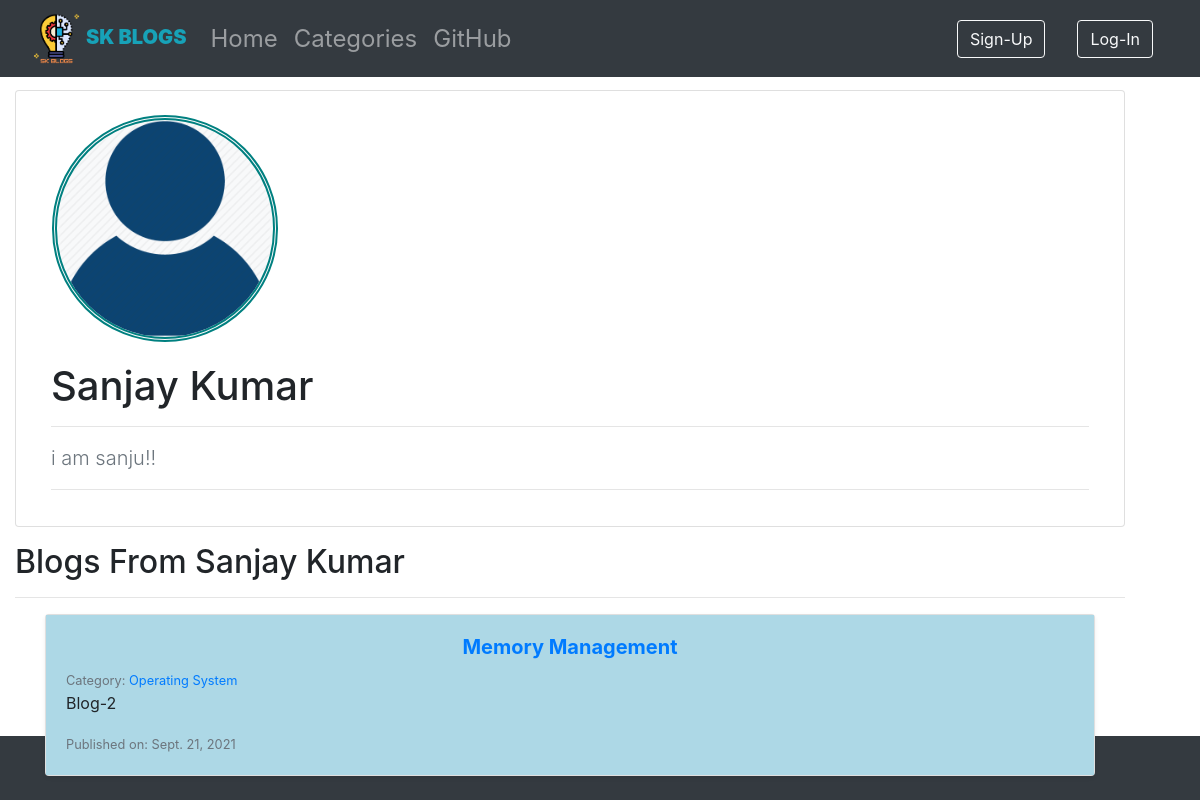
The page /members/6/profile on the database as committed earlier.
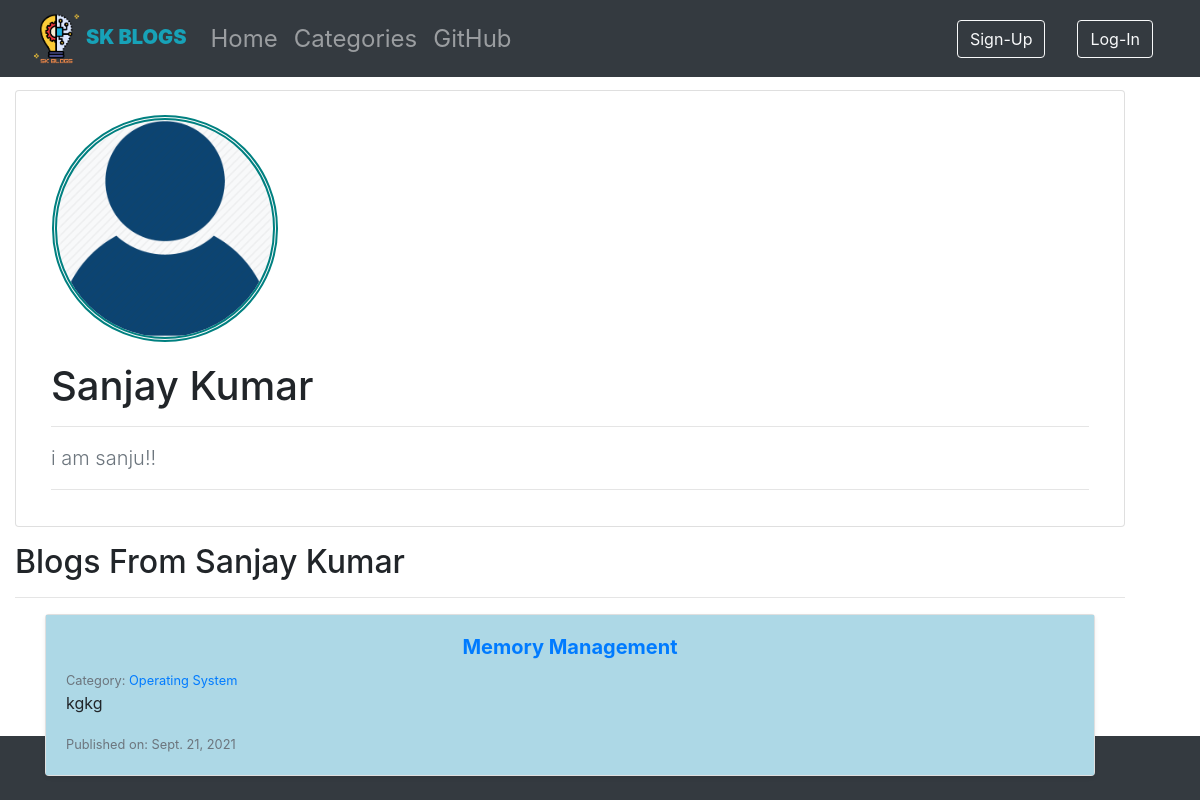
The same page on the database as committed later.
### blog/models.py (models this page shows, shortened)
class Profile(models.Model):
    user = models.OneToOneField(User, null=True, on_delete=models.CASCADE)
    bio = models.TextField()
    profile_pic = models.ImageField(null=True, blank=True, upload_to="images/profile")
    website_url = models.URLField(null=True, blank=True)
    facebook_url = models.URLField(null=True, blank=True)
    instagram_url = models.URLField(null=True, blank=True)
    linkedin_url = models.URLField(null=True, blank=True)
    twitter_url = models.URLField(null=True, blank=True)

class Post(models.Model):
    title = models.CharField(max_length=255)
    title_tag = models.CharField(max_length=255)
    post_date = models.DateField(auto_now_add=True)
    author  = models.ForeignKey(User, on_delete=CASCADE)
    category = models.ForeignKey(Category, models.SET_NULL, blank=True, null=True)
    body = RichTextField(blank=True, null=True)
    snippet = models.CharField(max_length=255)
    likes = models.ManyToManyField(User, related_name="blog_posts")

class Category(models.Model):
    name = models.CharField(max_length=255)
    def __str__(self):
        return self.name

### members/views.py (the view)
# urls.py: path('<int:pk>/profile',ShowProfilePageView.as_view(), name="show-profile-page"),
class ShowProfilePageView(DetailView):
    model = Profile
    template_name = 'registration/user_profile.html'
    def get_context_data(self, *args, **kwargs):
        context = super(ShowProfilePageView, self).get_context_data(*args, **kwargs)
        page_user = get_object_or_404(Profile, id=self.kwargs['pk'])
        context["page_user"] = page_user
        context["user_posts"] = Post.objects.filter(author = page_user.user)
        return context

### members/templates/registration/user_profile.html (shortened to what this page needs)
{% extends 'base.html' %}
{% load static %}
{% block content %}
<div class="container">
<div class="col card mb-3 mt-5 shadow-md">
  {% if page_user.profile_pic %}
      <img src="{{ page_user.profile_pic.url }}" class="card-img-top mt-4 bg-light" style=" border: 5px double teal;border-radius:50%; width:21%;margin-left:21px" alt="Profile Pic">
    {% else %}
      <img src="{% static 'profile_pic.png' %}" class="card-img-top mt-4 bg-light" style=" border: 5px double teal;border-radius:50%; width:21%;margin-left:21px" alt="Profile Pic">
  {% endif %}
  <div class="card-body">
    <h1 class="fw-light card-title">{{ page_user.user.first_name }} {{ page_user.user.last_name }}</h1>
    <hr/>
    <p class="lead text-muted">{{ page_user.bio }}</p>
    <hr/>
  </div>
</div>
<h2 class="fw-light mt-2">Blogs From {{ page_user.user.first_name }} {{ page_user.user.last_name }}</h2>
<hr/>
<div class="container">
  {% for post in user_posts %}
  <div class="col">
    <div class="card shadow-sm">
      <div class="card-body" style="background:lightblue;">
        <h5 class="card-text" style="text-align: center;"><a href="{% url 'article-view' post.pk %}"><strong>{{ post.title }}</strong></a></h5>
        <small class="text-muted">Category: <a href="{% url 'category' post.category|slugify %}">{{ post.category }}</a></small>
        <p class="card-text">{{ post.snippet }}</p>
        <small class="card-text text-muted">Published on: {{ post.post_date }}</small>
      </div>
    </div>
  </div>
  <br/>
  {% endfor %}
</div>
</div>
{% endblock %}

### blog/templates/base.html (shortened to what this page needs)
<!doctype html>
<html lang="en" class="h-100">
{% load static %}
  <head>
    <link rel="stylesheet" href="{% static 'css/bootstrap.min.css' %}">
    <link href="{% static 'css/sticky-footer-navbar.css' %}" rel="stylesheet">
  </head>
  <body class="d-flex flex-column h-100">
<header>
  <nav class="navbar navbar-expand-md navbar-dark fixed-top bg-dark">
    <div class="container-fluid">
        <a class="navbar-brand text-info" style="font-weight:900;" href="{% url 'home' %}">
          <img src="{% static 'sk-blogs-icon.png' %}" alt="SK BLOGS's ICON" width="51" class="d-inline-block align-text-center">
          SK BLOGS
        </a>
        <div class="nav justify-content-center collapse navbar-collapse" id="navbarSupportedContent">
          <ul class="navbar-nav mr-auto" style="font-size: x-large; ">
            <li class="nav-item">
                <a class="nav-link" href="{% url 'home' %}">Home</a>
            </li>
            {% if cat_menu %}
            <li class="nav-item dropdown">
              <a class="nav-link dropdown-toggle" href="{% url 'category-list' %}" id="navbarDropdown" role="button" data-bs-toggle="dropdown" aria-expanded="false">
                Categories
              </a>
              <ul class="dropdown-menu" aria-labelledby="navbarDropdown">
                {% for item in cat_menu %}
                  <li><a class="dropdown-item" href="{% url 'category' item|slugify %}">{{ item }}</a></li>
                {% endfor %}
              </ul>
            </li>
            {% else %}
              <li class="nav-item">
                <a class="nav-link" href="{% url 'category-list' %}">Categories</a>
              </li>
            {% endif %}
            <li class="nav-item">
              <a class="nav-link" href="https://github.com/sanju6890/SK-Blogs" target="_blank">GitHub</a>
            </li>
        </div>
        {% if not user.is_authenticated %}
        <div class="nav justify-content-end">
            <a class="nav-link" href="{% url 'register' %}"><button class="btn btn-outline-light">Sign-Up</button></a>
            <a class="nav-link" href="{% url 'signin' %}"><button class="btn btn-outline-light">Log-In</button></a>
        </div>
        {% endif %}
        </div>
  </nav>
</header>
<main class="flex-shrink-0">
  {% block content %}
  {% endblock %}
</main>
<footer class="footer mt-auto py-2 bg-dark" style="margin-bottom: 0%;">
  <div class="container mt-2 text-center text-info" >
    <p class="copyright text-info"><strong>Copyright © SK Blogs 2021</strong></p>
  </div>
</footer>
</body>
</html>

### blog/static/css/sticky-footer-navbar.css (style rules this page uses)
main > .container { position: absolute; bottom: 0; padding: 60px 15px 0; }

Rows that differ between the two databases and show on the page:
changed Post "Memory Management": snippet "Blog-2" → "kgkg"
